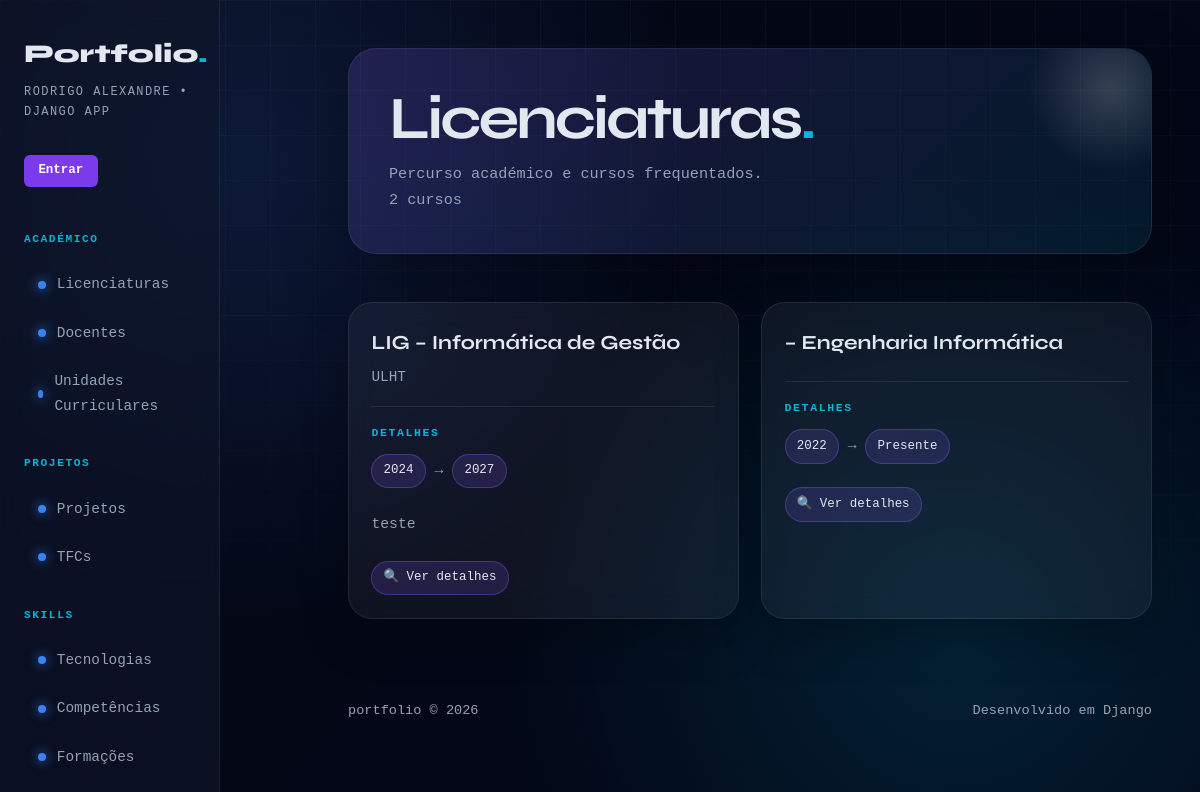
Page /portfolio/licenciaturas/ on the committed database.
### portfolio/models.py (models this page shows, shortened)
class Licenciatura(models.Model):
    nome = models.CharField(max_length=200)
    sigla = models.CharField(max_length=20)
    instituicao = models.CharField(max_length=200)
    descricao = models.TextField(blank=True)
    ano_inicio = models.IntegerField()
    ano_fim = models.IntegerField(null=True, blank=True)
    url_curso = models.URLField(blank=True)
    class Meta:
        verbose_name_plural = "Licenciaturas"

### portfolio/views.py (the view)
# urls.py: path('licenciaturas/', views.licenciaturas_view, name='licenciaturas'),
def licenciaturas_view(request):
    licenciaturas = Licenciatura.objects.prefetch_related('ucs', 'tfcs').all()
    return render(request, 'portfolio/licenciaturas.html', {'licenciaturas': licenciaturas})

### accounts/templatetags/auth_extras.py (called while the page is built)
@register.filter
def in_group(user, group_name):
    if not user.is_authenticated:
        return False
    return user.groups.filter(name=group_name).exists()

### portfolio/templates/portfolio/licenciaturas.html (shortened to what this page needs)
{% extends "portfolio/base.html" %}
{% load auth_extras %}
{% block content %}
<div class="page-header">
    <div>
        <h2>Licenciaturas<span>.</span></h2>
        <p>Percurso académico e cursos frequentados.</p>
    </div>
    <span class="page-count">{{ licenciaturas|length }} cursos</span>
</div>
<section class="grid">
    {% for lic in licenciaturas %}
    <article class="card">
        <header>
            <h3>
                <a href="{% url 'licenciatura_detail' lic.id %}"
                   style="color: inherit; text-decoration: none;">
                    {{ lic.sigla }} – {{ lic.nome }}
                </a>
            </h3>
            <p>{{ lic.instituicao }}</p>
        </header>
        <section>
            <h4>Detalhes</h4>
            <p>
                <span class="badge">{{ lic.ano_inicio }}</span>
                →
                <span class="badge">
                    {% if lic.ano_fim %}
                        {{ lic.ano_fim }}
                    {% else %}
                        Presente
                    {% endif %}
                </span>
            </p>
            {% if lic.descricao %}
                <br>
                <p>{{ lic.descricao|truncatechars:120 }}</p>
            {% endif %}
            <br>
            <a href="{% url 'licenciatura_detail' lic.id %}"
               class="badge"
               style="text-decoration: none;">
                🔍 Ver detalhes
            </a>
        </section>
    </article>
    {% endfor %}
</section>
{% endblock %}

### portfolio/static/portfolio/styles.css (style rules this page uses)
* { margin: 0; padding: 0; box-sizing: border-box; }
:root { --bg: #050816; --surface: rgba(15, 23, 42, 0.7); --border: rgba(255, 255, 255, 0.08); --accent: #3b82f6; --accent2: #06b6d4; --text: #e2e8f0; --muted: #94a3b8; --card: rgba(255, 255, 255, 0.05); }
html { scroll-behavior: smooth; }
body { background: radial-gradient(circle at 20% 20%, rgba(59,130,246,0.15), transparent 40%), radial-gradient(circle at 80% 80%, rgba(6,182,212,0.15), transparent 40%), linear-gradient(135deg, #050816, #020617); color: var(--text); font-family: 'DM Mono', monospace; font-size: 14px; line-height: 1.7; min-height: 100vh; }
body::before { content: ""; position: fixed; inset: 0; background-image: linear-gradient(rgba(255,255,255,0.03) 1px, transparent 1px), linear-gradient(90deg, rgba(255,255,255,0.03) 1px, transparent 1px); background-size: 45px 45px; pointer-events: none; mask-image: linear-gradient(to bottom, black, transparent); }
.page-header { position: relative; margin-bottom: 3rem; padding: 2.5rem; border-radius: 28px; background: linear-gradient(135deg, rgba(139,92,246,0.18), rgba(6,182,212,0.10)); border: 1px solid var(--border); box-shadow: 0 25px 70px rgba(0,0,0,0.30); overflow: hidden; }
.page-header::after { content: ""; position: absolute; width: 180px; height: 180px; right: -50px; top: -50px; background: radial-gradient(circle, rgba(255,255,255,0.18), transparent 65%); border-radius: 50%; }
.page-header h2 { font-family: 'Syne', sans-serif; font-size: clamp(2rem, 5vw, 4rem); line-height: 1; letter-spacing: -0.05em; margin-bottom: 0.8rem; }
.page-header h2 span { color: var(--accent2); }
.page-header p, .page-count { color: var(--muted); font-size: 0.95rem; }
section.grid { display: grid; grid-template-columns: repeat(auto-fit, minmax(280px, 1fr)); gap: 1.4rem; }
article.card { position: relative; padding: 1.4rem; background: var(--card); border: 1px solid var(--border); border-radius: 24px; backdrop-filter: blur(14px); box-shadow: 0 18px 45px rgba(0,0,0,0.25); overflow: hidden; transition: 0.25s ease; animation: fadeUp 0.5s ease both; }
article.card::before { content: ""; position: absolute; inset: 0; background: linear-gradient(135deg, rgba(139,92,246,0.18), transparent 45%); opacity: 0; transition: 0.25s ease; }
article.card > * { position: relative; z-index: 1; }
article.card header { border-bottom: 1px solid var(--border); padding-bottom: 1rem; margin-bottom: 1rem; }
article.card header h3 { font-family: 'Syne', sans-serif; font-size: 1.25rem; margin-bottom: 0.35rem; }
article.card header p { color: var(--muted); font-size: 0.9rem; }
article.card section h4 { color: var(--accent2); font-size: 0.72rem; text-transform: uppercase; letter-spacing: 0.14em; margin-bottom: 0.7rem; }
article.card section p { color: var(--muted); font-size: 0.92rem; line-height: 1.7; }
ul.tag-list li, .badge { display: inline-block; padding: 0.35rem 0.7rem; border-radius: 999px; background: rgba(139,92,246,0.16); color: var(--text); border: 1px solid rgba(139,92,246,0.35); font-size: 0.78rem; }

### rows in the picture
Licenciatura: sigla "LIG", nome "Informática de Gestão", instituicao "ULHT", ano_inicio "2024", ano_fim "2027", descricao "teste"
Licenciatura: nome "Engenharia Informática", ano_inicio "2022", shows "Presente"

### other values in the picture
{{ licenciaturas|length }} "2"
